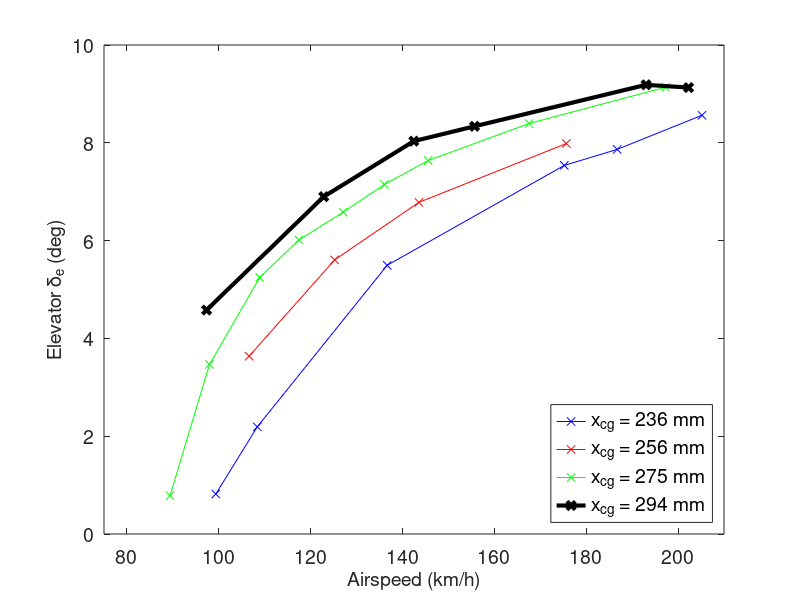

Write MATLAB code to recreate this figure.
load detas

close all

h=axes
  
plot(v_236,de_236,'b-x', ...
v_256,de_256,'r-x', ...
v_275,de_275,'g-x', ...
v_294,de_294,'k-x','LineWidth',3)


axis([75 210 0 10])
hy=ylabel('Elevator \delta_e (deg)')
hx=xlabel('Airspeed (km/h)')
hl=legend('x_{cg} = 236 mm', ...
       'x_{cg} = 256 mm', ...
       'x_{cg} = 275 mm', ...
       'x_{cg} = 294 mm',"location",'southeast')
ifont=14
set(h,'FontSize',ifont)
set(hx,'FontSize',ifont)
set(hy,'FontSize',ifont)
set(hl,'FontSize',ifont)
